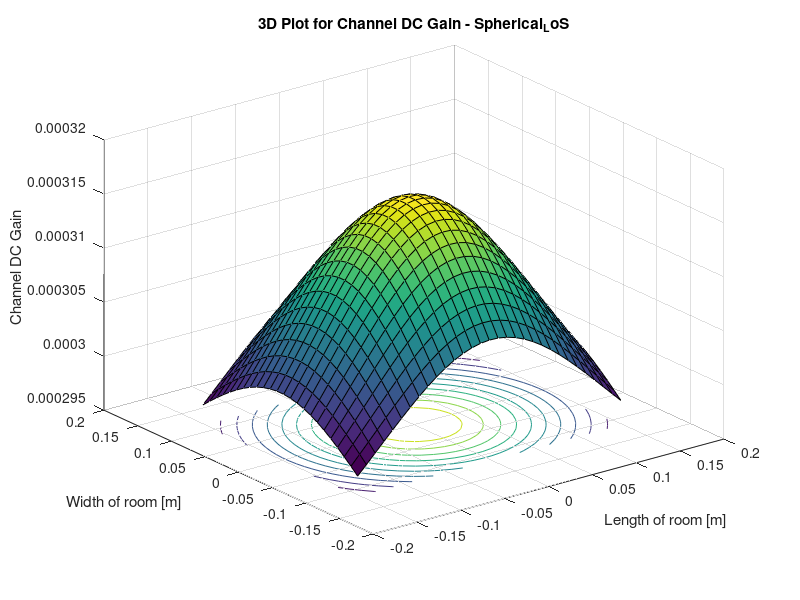
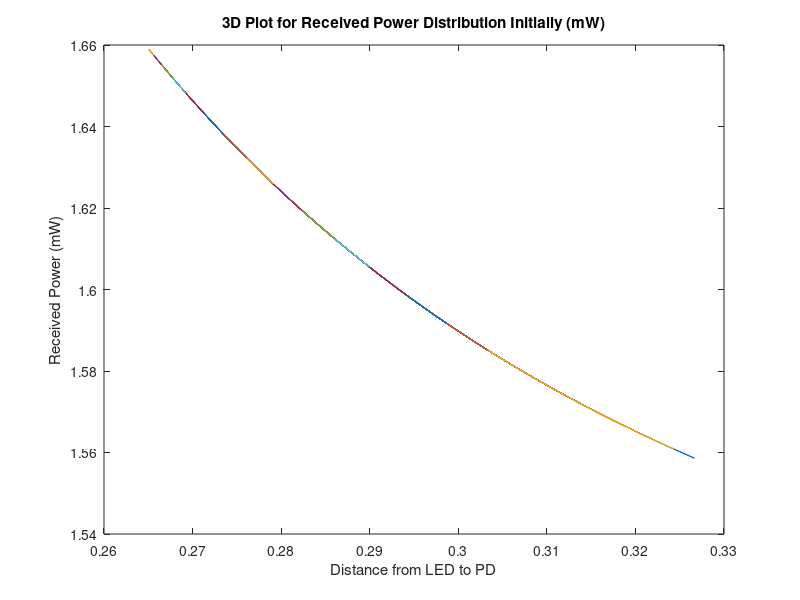
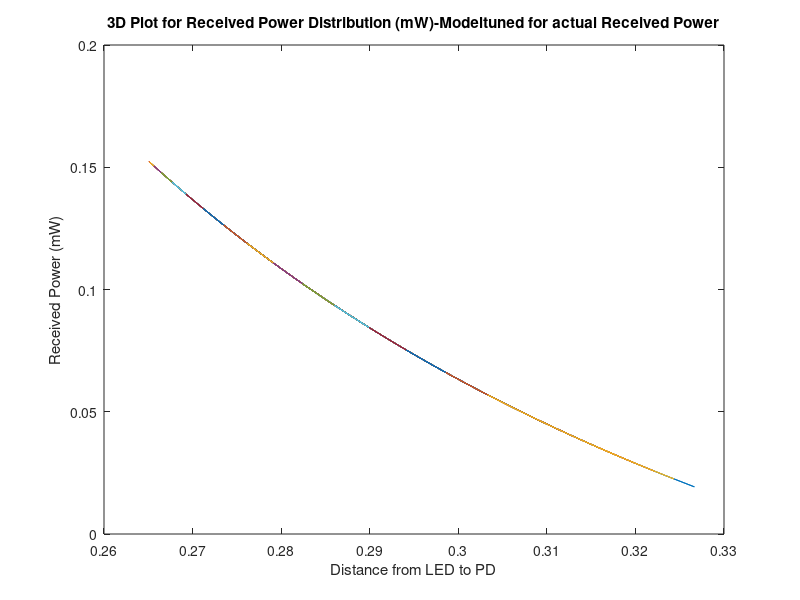

Source code (MATLAB) for these figures, in order:
%Parameters
phi = 60;
m=- log(2)/log(cosd(phi));
P_LED= 5250;
Arx= 7.45E-6;
Ts= 1;
%index= 1.5;
FOV= 55;
Ar=2.2E-6;
p=0.9;
Aroom=0.07015;

G_Con= 1;

lx=0.305; ly=0.23; lz=0.265;
h=lz;
[XT,YT]= meshgrid(0,0);

Nx = lx*100; Ny= ly*100;
x=-lx/2:lx/Nx:lx/2;
y=-ly/2:ly/Ny:ly/2;
[XR, YR] = meshgrid(x, y); 
D= sqrt((XR-XT).^2+ (YR-YT).^2+h^2);
cos_irradiance_angle = h./D; 
cos_incidence_angle = h./D;

HLOS=((m+1)*Arx*(cos_irradiance_angle.^m).*Ts.*G_Con.*cos_incidence_angle)./(2*pi.*D.^2);
Hdiff=(Ar*p)/(Aroom*(1-p));
Htotal=(HLOS+Hdiff);
P_rx=P_LED.*Htotal;
P_rx(find(abs(acosd(cos_incidence_angle))> FOV)) = 0; 
P_rx_initial =P_rx;
%P_rx_final =P_rx - (1182-16638.*D+87847.*(D.^(2))-205980.*(D.^(3))+180978.*(D.^(4)));
%P_rx_final =P_rx - (25.9-261.*D+925.*(D.^(2))-1091.*(D.^(3)));
P_rx_final =P_rx - (1.24+1.39.*D-1.45.*(D.^(2)));
%P_rx_final =P_rx - (0.565.*D+1.35);
%P_rx_dBm=(10*log10(P_rx));

figure(1)
surfc(x,y,Htotal);
xlabel('Length of room [m]')
ylabel('Width of room [m]' )
zlabel('Channel DC Gain' )
hold on
title('3D Plot for Channel DC Gain - Spherical_LoS' )

figure(2)
plot(D,P_rx_initial)
xlabel('Distance from LED to PD')
ylabel('Received Power (mW)')
title('3D Plot for Received Power Distribution Initially (mW)' ) 

figure(3)
plot(D,P_rx_final)
xlabel('Distance from LED to PD')
ylabel('Received Power (mW)')
title('3D Plot for Received Power Distribution (mW)-Modeltuned for actual Received Power' )





